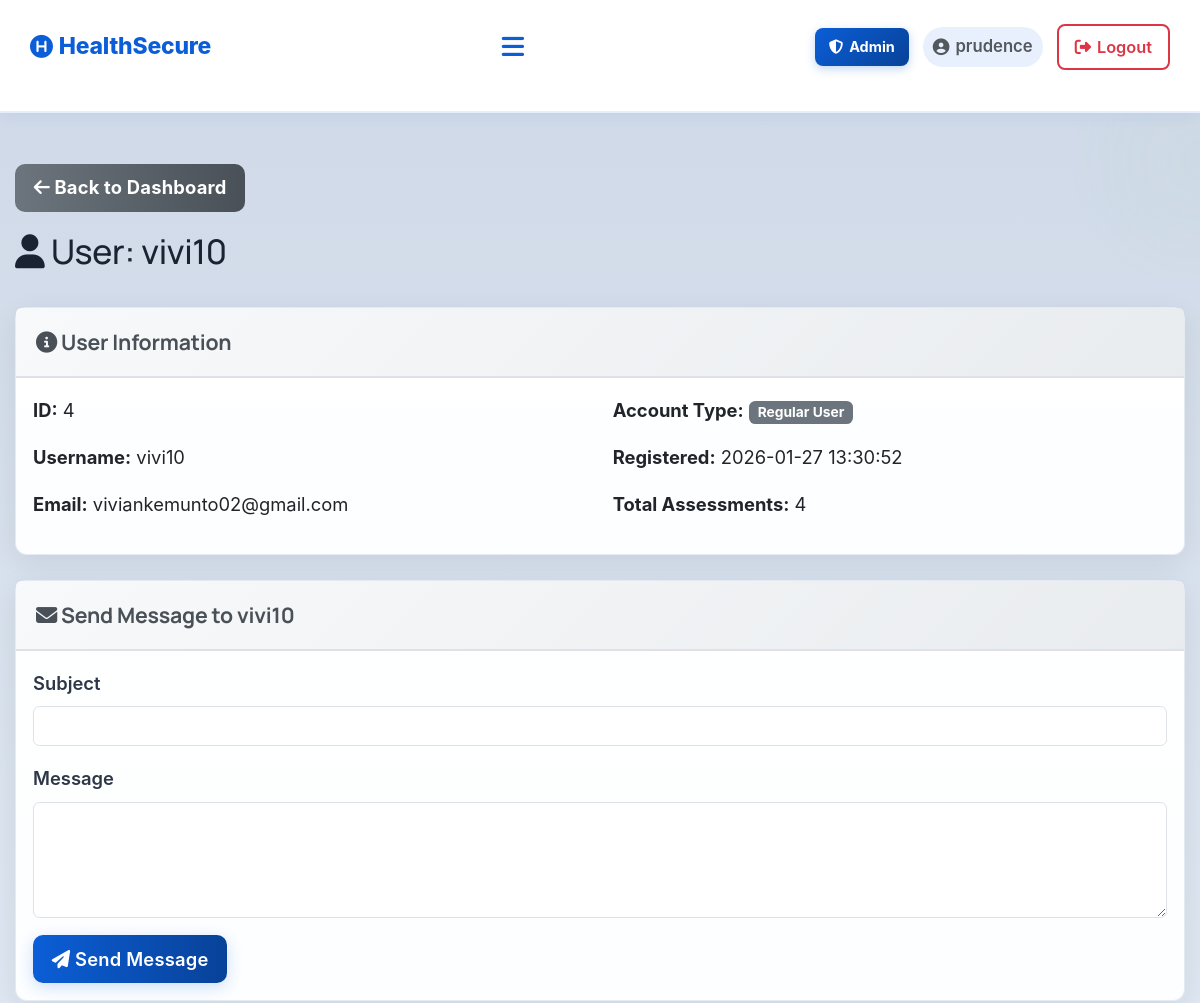
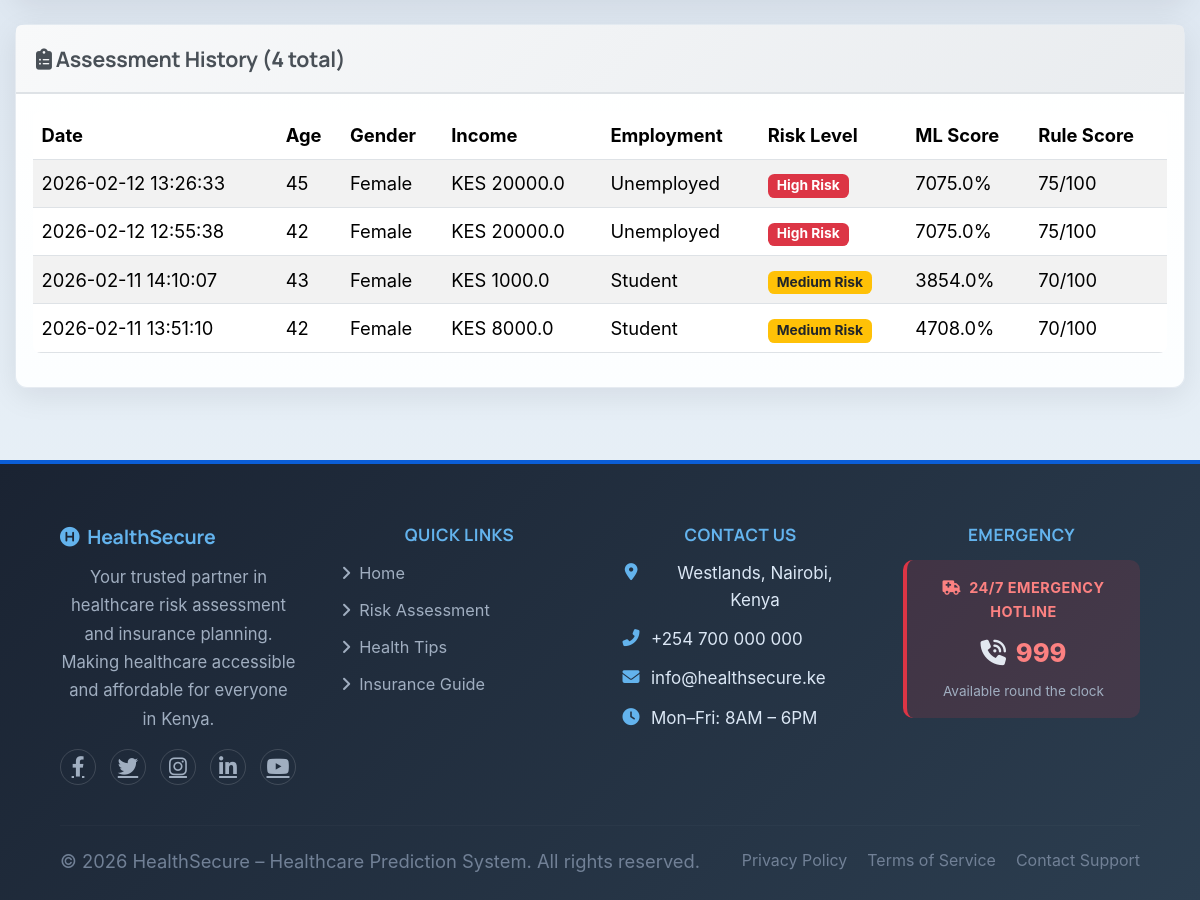
The app's page /admin/user/4 (signed in) with its own data (2 pictures, top to bottom).
### tables this page shows
CREATE TABLE users (
            id INTEGER PRIMARY KEY AUTOINCREMENT,
            username TEXT UNIQUE NOT NULL,
            email TEXT UNIQUE NOT NULL,
            password TEXT NOT NULL,
            created_at TIMESTAMP DEFAULT CURRENT_TIMESTAMP
        , is_admin INTEGER DEFAULT 0);

CREATE TABLE assessments (
            id INTEGER PRIMARY KEY AUTOINCREMENT,
            user_id INTEGER NOT NULL,
            age INTEGER,
            gender TEXT,
            marital_status TEXT,
            employment_status TEXT,
            income REAL,
            children INTEGER,
            education_level TEXT,
            residence_type TEXT,
            chronic_illness TEXT,
            family_size INTEGER,
            healthcare_knowledge TEXT,
            hospital_visit_gap REAL,
            routine_checkups INTEGER,
            cancer_screening INTEGER,
            dental_checkup INTEGER,
            mental_health_support INTEGER,
            risk_level TEXT,
            probability REAL,
            created_at TIMESTAMP DEFAULT CURRENT_TIMESTAMP, rule_based_score INTEGER DEFAULT 0, rule_based_category TEXT DEFAULT "Unknown",
            FOREIGN KEY (user_id) REFERENCES users (id)
        );

### app.py (the view)
@app.route('/admin/user/<int:user_id>')
@admin_required
def admin_view_user(user_id):
    conn = get_db_connection()
    user = conn.execute('SELECT * FROM users WHERE id = ?', (user_id,)).fetchone()
    if not user:
        flash('User not found!', 'danger')
        return redirect(url_for('admin_dashboard'))
    assessments = conn.execute('''
        SELECT * FROM assessments
        WHERE user_id = ?
        ORDER BY created_at DESC
    ''', (user_id,)).fetchall()
    conn.close()
    return render_template('admin_user_view.html',
                          username=session.get('username'),
                          user=user,
                          assessments=assessments)

### app.py (called while the page is built)
@app.context_processor
def inject_assessment_results():
    return {
        'has_results': session.get('assessment_result') is not None,
        'assessment_result': session.get('assessment_result'),
        'assessment_user_data': session.get('user_data')
    }

def get_db_connection():
    conn = sqlite3.connect(DATABASE)
    conn.row_factory = sqlite3.Row
    return conn

def is_admin():
    return bool(session.get('logged_in')) and session.get('is_admin', 0) == 1

def admin_required(f):
    from functools import wraps
    @wraps(f)
    def decorated_function(*args, **kwargs):
        if not session.get('logged_in'):
            flash('Please log in to access this page.', 'warning')
            return redirect(url_for('login'))
        if not is_admin():
            flash('Access denied. Admin privileges required.', 'danger')
            return redirect(url_for('index'))
        return f(*args, **kwargs)
    return decorated_function

### templates/admin_user_view.html (shortened to what this page needs)
{% extends 'base.html' %}
{% block extra_css %}
<link rel="stylesheet" href="{{ url_for('static', filename='css/admin.css') }}">
{% endblock %}
{% block content %}
<div class="container mt-5">
    <div class="row mb-4">
        <div class="col-12">
            <a href="{{ url_for('admin_dashboard') }}" class="btn btn-secondary mb-3">
                <i class="fas fa-arrow-left"></i> Back to Dashboard
            </a>
            <h2><i class="fas fa-user"></i> User: {{ user.username }}</h2>
        </div>
    </div>
    <div class="card mb-4">
        <div class="card-header">
            <h5><i class="fas fa-info-circle"></i> User Information</h5>
        </div>
        <div class="card-body">
            <div class="row">
                <div class="col-md-6">
                    <p><strong>ID:</strong> {{ user.id }}</p>
                    <p><strong>Username:</strong> {{ user.username }}</p>
                    <p><strong>Email:</strong> {{ user.email }}</p>
                </div>
                <div class="col-md-6">
                    <p><strong>Account Type:</strong>
                        {% if user.is_admin == 1 %}
                        <span class="badge bg-danger">Administrator</span>
                        {% else %}
                        <span class="badge bg-secondary">Regular User</span>
                        {% endif %}
                    </p>
                    <p><strong>Registered:</strong> {{ user.created_at }}</p>
                    <p><strong>Total Assessments:</strong> {{ assessments|length }}</p>
                </div>
            </div>
        </div>
    </div>
    <div class="card mb-4">
        <div class="card-header">
            <h5><i class="fas fa-envelope"></i> Send Message to {{ user.username }}</h5>
        </div>
        <div class="card-body">
            <form method="POST" action="{{ url_for('admin_send_message', user_id=user.id) }}">
                <div class="mb-3">
                    <label for="subject" class="form-label">Subject</label>
                    <input type="text" class="form-control" id="subject" name="subject" required>
                </div>
                <div class="mb-3">
                    <label for="message" class="form-label">Message</label>
                    <textarea class="form-control" id="message" name="message" rows="4" required></textarea>
                </div>
                <button type="submit" class="btn btn-primary">
                    <i class="fas fa-paper-plane"></i> Send Message
                </button>
            </form>
        </div>
    </div>
    <div class="card">
        <div class="card-header">
            <h5><i class="fas fa-clipboard-list"></i> Assessment History ({{ assessments|length }} total)</h5>
        </div>
        <div class="card-body">
            {% if assessments %}
            <div class="table-responsive">
                <table class="table table-striped table-hover">
                    <thead>
                        <tr>
                            <th>Date</th>
                            <th>Age</th>
                            <th>Gender</th>
                            <th>Income</th>
                            <th>Employment</th>
                            <th>Risk Level</th>
                            <th>ML Score</th>
                            <th>Rule Score</th>
                        </tr>
                    </thead>
                    <tbody>
                        {% for assessment in assessments %}
                        <tr>
                            <td>{{ assessment.created_at }}</td>
                            <td>{{ assessment.age }}</td>
                            <td>{{ assessment.gender }}</td>
                            <td>KES {{ assessment.income|round(0) }}</td>
                            <td>{{ assessment.employment_status }}</td>
                            <td>
                                {% if assessment.risk_level == 'High Risk' %}
                                <span class="badge bg-danger">{{ assessment.risk_level }}</span>
                                {% elif assessment.risk_level == 'Medium Risk' %}
                                <span class="badge bg-warning text-dark">{{ assessment.risk_level }}</span>
                                {% else %}
                                <span class="badge bg-success">{{ assessment.risk_level }}</span>
                                {% endif %}
                            </td>
                            <td>{{ (assessment.probability * 100)|round(1) }}%</td>
                            <td>{{ assessment.rule_based_score }}/100</td>
                        </tr>
                        {% endfor %}
                    </tbody>
                </table>
            </div>
            {% else %}
            <p class="text-muted">No assessments yet for this user.</p>
            {% endif %}
        </div>
    </div>
</div>
{% endblock %}

### static/css/base.css (style rules this page uses)
:root { --bg: #f6f9fc; --surface: #ffffff; --primary: #0b5ed7; --primary-dark: #084298; --primary-light: #e8f0fd; --accent: #28a745; --accent-light: #d4edda; --muted: #52585e; --text: #1a2332; --soft: #eef2f6; --glass: rgba(255,255,255,0.75); --card-shadow: 0 10px 30px rgba(2,12,27,0.08); --card-shadow-hover: 0 18px 36px rgba(2,12,27,0.13); --radius: 14px; --transition: all 0.25s ease; --font-display: "Manrope", "Segoe UI", sans-serif; --font-body: "Source Sans 3", "Segoe UI", sans-serif; --section-space: clamp(2.2rem, 4vw, 3.6rem); --fs-body: clamp(1rem, 0.96rem + 0.2vw, 1.08rem); --fs-small: clamp(0.95rem, 0.9rem + 0.15vw, 1rem); }
* { margin: 0; padding: 0; box-sizing: border-box; font-family: var(--font-body); }
html { font-size: 17px; overflow-x: hidden; width: 100%; }
body { background: linear-gradient(180deg, #d9e2ef 0%, #eff5fb 58%, #f8fbff 100%); color: var(--text); -webkit-font-smoothing: antialiased; -moz-osx-font-smoothing: grayscale; position: relative; min-height: 100vh; width: 100%; max-width: 100vw; overflow-x: hidden; font-size: var(--fs-body); line-height: 1.65; }
h1, h2, h3, h4, h5 { font-family: var(--font-display); letter-spacing: -0.01em; line-height: 1.3; }
p, li, label, input, select, textarea, .btn, .form-hint, .text-muted { font-size: var(--fs-body); }
body::before { content: ""; position: absolute; top: -7%; right: -7%; width: min(420px, 50vw); height: min(420px, 50vw); max-width: 100%; background: radial-gradient(circle at 30% 30%, rgba(4, 30, 68, 0.06), transparent 30%), radial-gradient(circle at 80% 70%, rgba(123,211,137,0.04), transparent 30%); pointer-events: none; z-index: 0; }
.btn { border-radius: 12px; padding: .6rem 1.1rem; font-weight: 700; letter-spacing: 0.2px; transition: transform .18s ease, box-shadow .18s ease, opacity .18s ease; }
.btn-primary, .btn-success { background: linear-gradient(90deg, var(--primary), var(--primary-dark)) !important; border: none !important; color: #ffffff !important; box-shadow: 0 4px 16px rgba(11,94,215,0.20); font-weight: 600; }
.btn-secondary { background: linear-gradient(90deg, #6c757d, #495057) !important; color: #ffffff !important; border: none !important; }
.card { border-radius: var(--radius); border: 1px solid rgba(14, 60, 115, 0.10); background: linear-gradient(180deg, #ffffff 0%, #fcfeff 100%); box-shadow: var(--card-shadow); transition: transform .24s ease, box-shadow .24s ease; min-height: 100%; display: flex; flex-direction: column; }
.card-body { flex: 1; display: flex; flex-direction: column; }
.card-header { background: linear-gradient(135deg, #f7fbff 0%, #edf3fa 100%); padding: 20px; border-bottom: 2px solid #dee2e6; }
.card-header h5 { margin: 0; color: #495057; font-weight: 700; }
.form-label { display: block; margin-bottom: 8px; font-weight: 600; color: #2d3748; }
.table { background: white; border-radius: 8px; overflow: hidden; }
.card, .feature-card, .how-step-card, .trust-item, .insight-preview-card, .who-for-item, .eda-card, .tip-info-card { animation: riseIn 0.5s ease both; }
h1, h2, h3, p { word-wrap: break-word; }
.container, .container-fluid { max-width: 100%; }
.container { max-width: 100%; padding-left: 15px; padding-right: 15px; }

### static/css/admin.css (style rules this page uses)
.table-responsive { overflow-x: auto; }

### records on screen
users: username "vivi10", id "4", email "viviankemunto02@gmail.com", created_at "2026-01-27 13:30:52"
assessments: created_at "2026-02-12 13:26:33", age "45", gender "Female", income "20000.0", employment_status "Unemployed", risk_level "High Risk", (assessment.probability*100)|round(1) "7075.0", rule_based_score "75"
assessments: created_at "2026-02-12 12:55:38", age "42", gender "Female", income "20000.0", employment_status "Unemployed", risk_level "High Risk", (assessment.probability*100)|round(1) "7075.0", rule_based_score "75"
assessments: created_at "2026-02-11 14:10:07", age "43", gender "Female", income "1000.0", employment_status "Student", risk_level "Medium Risk", (assessment.probability*100)|round(1) "3854.0", rule_based_score "70"
assessments: created_at "2026-02-11 13:51:10", age "42", gender "Female", income "8000.0", employment_status "Student", risk_level "Medium Risk", (assessment.probability*100)|round(1) "4708.0", rule_based_score "70"

### other values on screen
{{ session.username }} "prudence"
{{ assessments|length }} "4"
